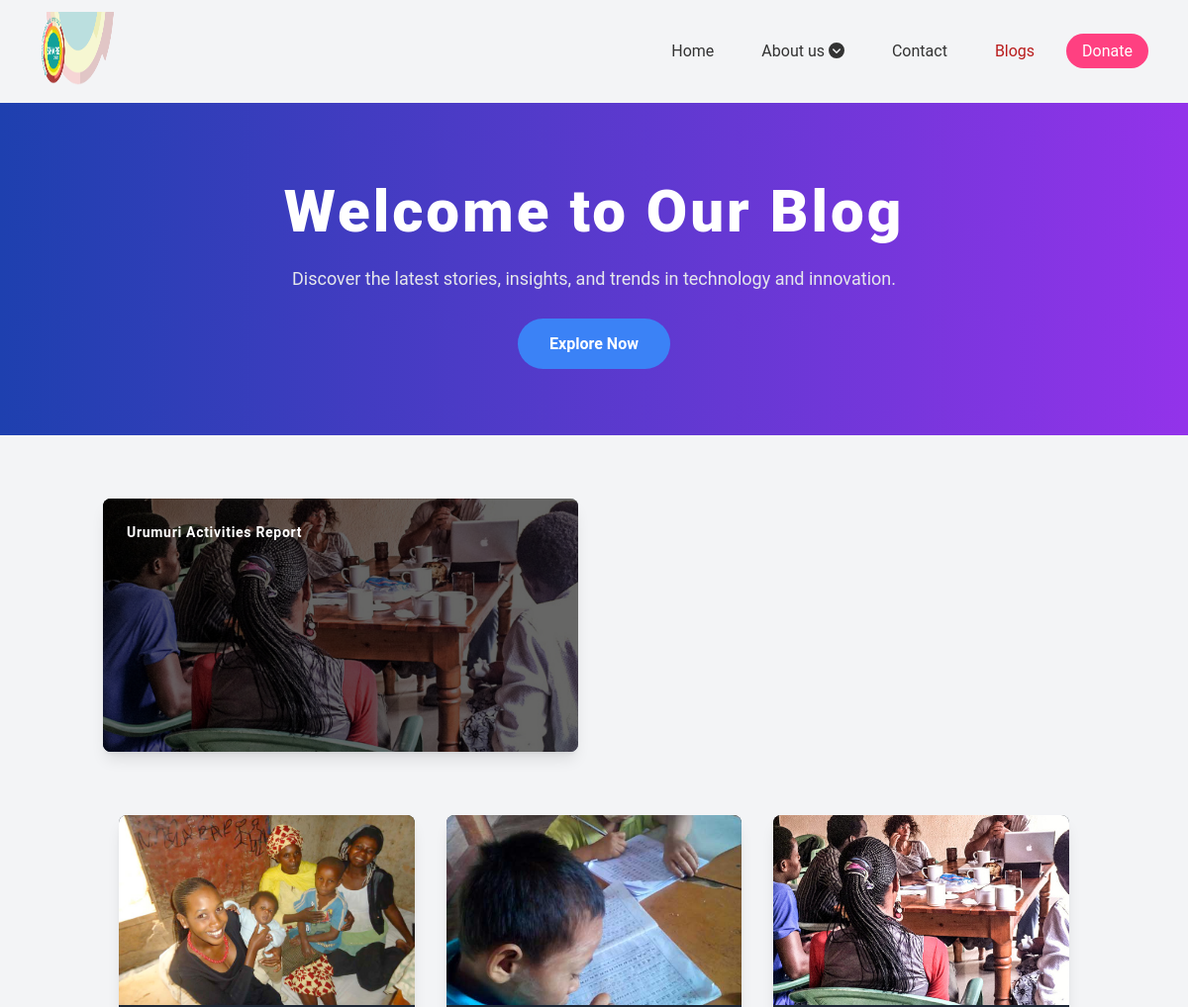
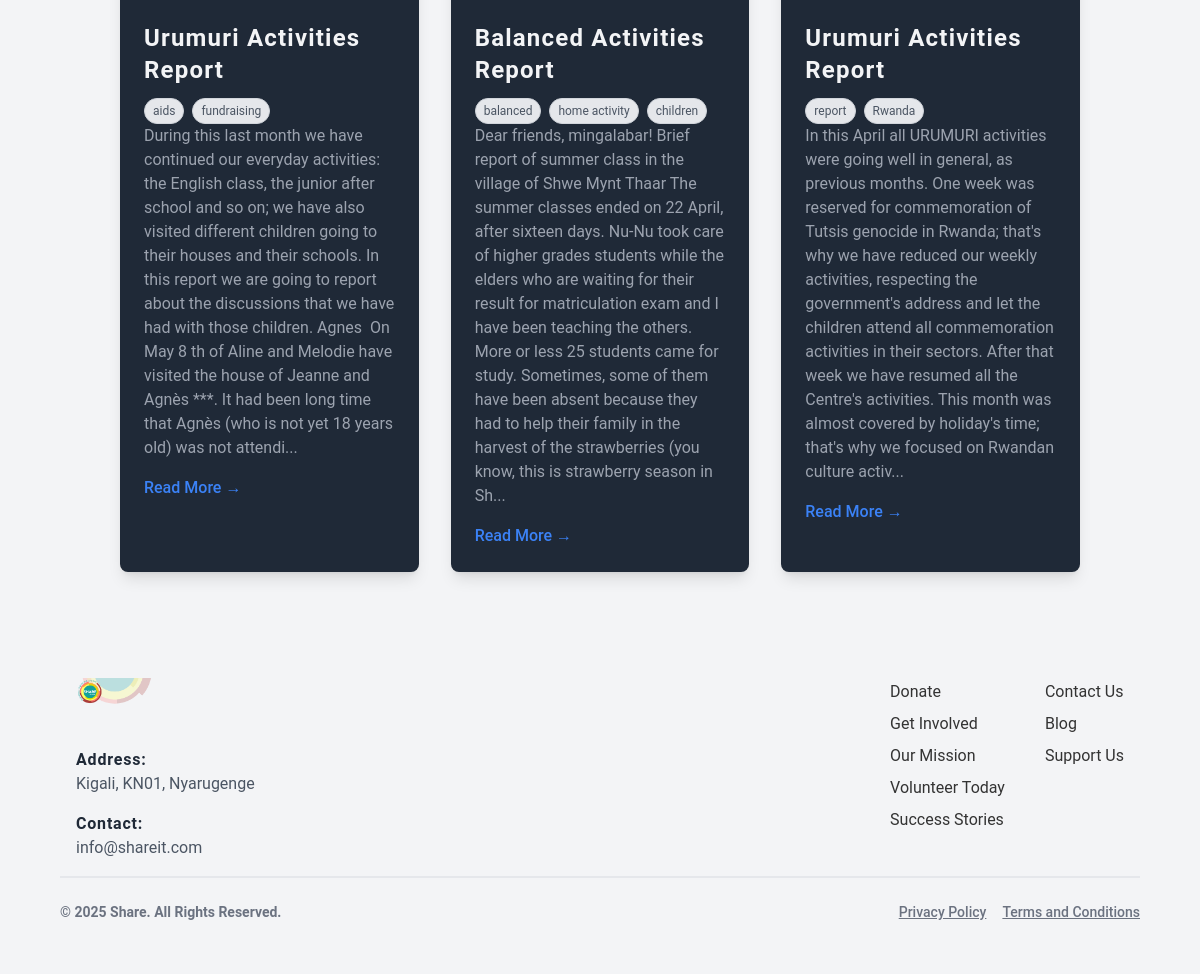
Screenshot of /blog/ with the database file from the repository (2 pictures, top to bottom).
### Home/models.py (models this page shows, shortened)
class Blog(models.Model):
    title = models.CharField(max_length=200)
    slug = models.SlugField(unique=True, max_length=200, blank=True)
    category = models.CharField(max_length=100)
    date = models.DateField()
    description =  RichTextUploadingField()
    image = models.ImageField(upload_to='blog_images/')
    is_featured=models.BooleanField(default=False)
    tags = models.JSONField(default=list)
    def __str__(self):
        return self.title

### Home/views.py (the view)
# urls.py: path('blog/', BlogView.as_view(),name='blog'),
class BlogView(View):
    def get(self, request):
        blogs = Blog.objects.all().order_by('-date')
        featured_blogs=Blog.objects.filter(is_featured=True)
        return render(request, 'blog.html', {'blogs': blogs,"featured": featured_blogs})

### Home/templates/blog.html
{% extends 'base.html' %} {% block Content %}
<div class="bg-gray-100 text-gray-100 min-h-screen">
  <div
    class="relative bg-gradient-to-r from-blue-800 to-purple-600 text-center py-20 px-4"
  >
    <div class="container mx-auto">
      <h1 class="text-6xl font-extrabold text-white mb-6 animate-fade-in">
        Welcome to Our Blog
      </h1>
      <p class="text-lg text-gray-200 max-w-2xl mx-auto mb-10 animate-slide-up">
        Discover the latest stories, insights, and trends in technology and
        innovation.
      </p>
      <a
        href="#featured"
        class="px-8 py-4 bg-blue-500 text-white font-bold rounded-full hover:bg-blue-600 transition duration-300"
      >
        Explore Now
      </a>
    </div>
  </div>
  <div id="featured" class="py-16">
    <div class="container mx-auto px-4">
      <div class="grid grid-cols-1 md:grid-cols-2 gap-8">
        {% if featured %}
            {% for featured_blog in featured %}
            <a href="/blogs/{{ featured_blog.slug}}"
            class="relative bg-gray-800 shadow-lg rounded-lg overflow-hidden group transform transition duration-300 hover:scale-105"
          >
          <div class="w-full h-full bg-black absolute inset-0 bg-opacity-60"></div>
            <img
              src="{{featured_blog.image.url}}"
              alt="Featured Blog"
              class="w-full h-64 object-cover group-hover:scale-110 transition duration-500"
            />
            <div class="p-6 absolute top-0 ">
              <h3
                class="text-sm font-semibold mb-3 group-hover:text-accent text-white transition duration-300"
              >
                {{featured_blog}}
              </h3>
            </div>
          </a>
            {% endfor %}
        {% endif %}
  </div>
  <div class="bg-gray-100 py-16">
    <div class="container mx-auto px-4">
      <div class="grid grid-cols-1 sm:grid-cols-2 lg:grid-cols-3 gap-8">
        {% if blogs %} {% for blog in blogs %}
        <div
          class="bg-gray-800 shadow-lg rounded-lg overflow-hidden group transform transition duration-300 flex flex-col hover:scale-105"
        >
          <img
            src="{{blog.image.url}}"
            alt="Blog Post Image"
            class="w-full h-48 object-cover group-hover:scale-110 transition duration-500"
          />
          <div class="p-6">
            <h3
              class="text-2xl font-semibold mb-3 group-hover:text-blue-500 transition duration-300"
            >
              {{blog.title}}
            </h3>
            <div class="flex space-x-2 mt-2">
                {% for tag in blog.tags %}
                <span class="text-xs text-gray-600 bg-gray-200 px-2 py-1 rounded-full border border-gray-300">{{ tag }}</span>
                {% endfor %}
            </div>
            <p class="text-gray-400 mb-4">
              {% with blog.description|striptags as plain_text %}
              {% with plain_text|slice:":500" as truncated_text %} {{ truncated_text |safe }}{% if plain_text|length > 500 %}...{% endif %} {% endwith %}
              {% endwith %}
            </p>
            <a href="/blogs/{{blog.slug}}" class="text-blue-500 font-medium hover:underline">
              Read More →
            </a>
          </div>
        </div>
        {% endfor %} {% endif %}
      </div>
    </div>
  </div>
</div>
{% include './Sections/Footer.html' %}
{% endblock Content %}

### templates/base.html (shortened to what this page needs)
{% load static %}
<!DOCTYPE>
<!DOCTYPE html>
<html lang="en">
<head>
    <link rel="stylesheet" href="{%static 'tailwind.css' %}">
    <link rel="stylesheet" href="{%static 'css/all.min.css' %}">
</head>
<body class="flex flex-col relative">
    <section class="sticky top-0 z-50 bg-white sticky-container ">{% include './Sections/Navbar.html' %}</section>
    {% block Content %}{% endblock Content %}
</body>
</html>

### Home/templates/Sections/Navbar.html (shortened to what this page needs)
{% load static %}
<div style="z-index: 10000;" class="z-50 flex flex-row bg-gray-100 justify-between items-center md:px-10 px-3">
    <div>
        <a href="{% url 'homepage' %}">
            <img src="{% static 'img/logo.png' %}" alt="Tresinfra" class="h-20 w-20">
        </a>
    </div>
    <div>
        <ul id="menu" class="flex flex-col gap-y-3 py-4 md:flex-row gap-x-4 md:items-center md:gap-x-4 absolute md:static bg-white md:bg-transparent top-16 md:top-auto left-0 w-full md:w-auto shadow md:shadow-none my-4">
            <li>
                <a href="{% url 'homepage' %}" class="px-4 py-2 hover:text-red-700 {% if request.resolver_match.url_name == 'homepage' %} text-red-700 {% endif %}">Home</a>
            </li>
            <li class="group flex flex-col relative">
                <a href="{% url 'aboutus' %}" class="px-4 py-2 hover:text-red-700">
                    About us <i class="fa fa-chevron-circle-down" aria-hidden="true"></i>
                </a>
            </li>
            <li>
                <a href="{% url 'contactus' %}" class="px-4 py-2 hover:text-red-700 {% if request.resolver_match.url_name == 'contactus' %} text-red-700 {% endif %}">Contact</a>
            </li>
            <li>
                <a href="{% url 'blog' %}" class="px-4 py-2 hover:text-red-700 {% if request.resolver_match.url_name == 'blog' %} text-red-700 {% endif %}">Blogs</a>
            </li>
            <li>
                <a href="{% url 'payment' %}" class="bg-accent px-4 py-2 rounded-full text-white">Donate</a>
            </li>
        </ul>
    </div>
</div>

### Home/templates/Sections/Footer.html
{% load static %}
<section class="flex flex-col divide-y-2 divide-gray-200">
  <div class="hidden md:flex flex-col md:flex-row justify-between items-start md:items-center p-4 w-[90vw] mx-auto space-y-6 md:space-y-0">
    <div class="flex flex-col space-y-4">
      <div class="w-20 h-20 rounded-full overflow-hidden">
        <img
          src="{% static 'img/logo.png' %}"
          class="h-full w-full object-contain"
          alt="Logo"
        />
      </div>
      <div>
        <h3 class="font-bold text-gray-800">Address:</h3>
        <p class="text-gray-600">Kigali, KN01, Nyarugenge</p>
      </div>
      <div>
        <h3 class="font-bold text-gray-800">Contact:</h3>
        <p class="text-gray-600">info@shareit.com</p>
      </div>
    </div>
    <div class="flex flex-col md:flex-row gap-x-10 space-y-6 md:space-y-0">
      <ul class="space-y-2 text-gray-800">
        <li><a href="#" class="hover:text-primary">Donate</a></li>
        <li><a href="#" class="hover:text-primary">Get Involved</a></li>
        <li><a href="#" class="hover:text-primary">Our Mission</a></li>
        <li><a href="#" class="hover:text-primary">Volunteer Today</a></li>
        <li><a href="#" class="hover:text-primary">Success Stories</a></li>
      </ul>
      <ul class="space-y-2 text-gray-800">
        <li><a href="#" class="hover:text-primary">Contact Us</a></li>
        <li><a href="#" class="hover:text-primary">Blog</a></li>
        <li><a href="#" class="hover:text-primary">Support Us</a></li>
      </ul>
    </div>
  </div>
  <div class="flex flex-col md:flex-row justify-between items-center py-6 w-[90vw] mx-auto space-y-4 md:space-y-0">
    <div>
      <p class="text-sm font-bold text-gray-500">
        &copy; 2025 Share. All Rights Reserved.
      </p>
    </div>
    <div class="flex flex-row items-center gap-x-4">
      <a href="#" class="underline text-gray-500 font-medium hover:text-primary text-sm">Privacy Policy</a>
      <a href="#" class="underline text-gray-500 font-medium hover:text-primary text-sm">Terms and Conditions</a>
    </div>
  </div>
</section>

### rows the page displays
Blog: image (picture), title "Urumuri Activities Report", tags "report" "Rwanda", truncated_text "In this April all URUMURI activities were going well in general, as previous months. One week was reserved for commemoration of Tutsis genocide in Rwanda; that's why we have reduced our weekly activities, respecting the government's address and let the children attend all commemoration activities in their sectors. After that week we have resumed all the Centre's activities. This month was almost covered by holiday's time; that's why we focused on Rwandan culture activ"
Blog: image (picture), title "Urumuri Activities Report", tags "aids" "fundraising", truncated_text "During this last month we have continued our everyday activities: the English class, the junior after school and so on; we have also visited different children going to their houses and their schools. In this report we are going to report about the discussions that we have had with those children. Agnes On May 8 th of Aline and Melodie have visited the house of Jeanne and Agnès ***. It had been long time that Agnès (who is not yet 18 years old) was not attendi"
Blog: image (picture), title "Balanced Activities Report", tags "balanced" "home activity" "children", truncated_text "Dear friends, mingalabar! Brief report of summer class in the village of Shwe Mynt Thaar The summer classes ended on 22 April, after sixteen days. Nu-Nu took care of higher grades students while the elders who are waiting for their result for matriculation exam and I have been teaching the others. More or less 25 students came for study. Sometimes, some of them have been absent because they had to help their family in the harvest of the strawberries (you know, this is strawberry season in Sh"
